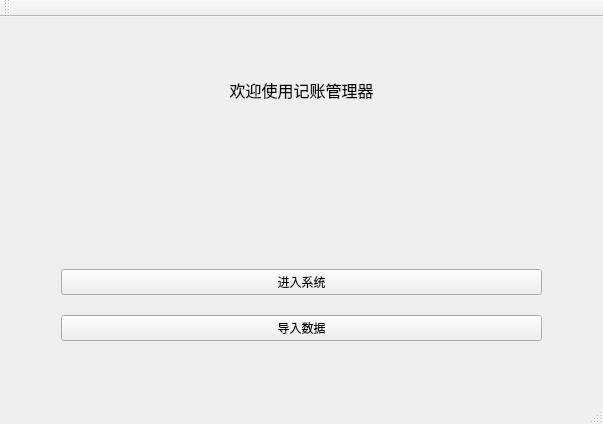
<?xml version="1.0" encoding="UTF-8"?>
<ui version="4.0">
 <class>APDFinalClass</class>
 <widget class="QMainWindow" name="APDFinalClass">
  <property name="geometry">
   <rect>
    <x>0</x>
    <y>0</y>
    <width>603</width>
    <height>424</height>
   </rect>
  </property>
  <property name="windowTitle">
   <string>APDFinal</string>
  </property>
  <widget class="QWidget" name="centralWidget">
   <layout class="QVBoxLayout" name="verticalLayout_2">
    <item>
     <layout class="QVBoxLayout" name="verticalLayout">
      <property name="spacing">
       <number>20</number>
      </property>
      <property name="leftMargin">
       <number>50</number>
      </property>
      <property name="topMargin">
       <number>50</number>
      </property>
      <property name="rightMargin">
       <number>50</number>
      </property>
      <property name="bottomMargin">
       <number>50</number>
      </property>
      <item>
       <widget class="QLabel" name="label">
        <property name="font">
         <font>
          <family>Agency FB</family>
          <pointsize>12</pointsize>
         </font>
        </property>
        <property name="text">
         <string>欢迎使用记账管理器</string>
        </property>
        <property name="alignment">
         <set>Qt::AlignCenter</set>
        </property>
       </widget>
      </item>
      <item>
       <spacer name="verticalSpacer">
        <property name="orientation">
         <enum>Qt::Vertical</enum>
        </property>
        <property name="sizeHint" stdset="0">
         <size>
          <width>20</width>
          <height>40</height>
         </size>
        </property>
       </spacer>
      </item>
      <item>
       <widget class="QPushButton" name="pushButton">
        <property name="text">
         <string>进入系统</string>
        </property>
       </widget>
      </item>
      <item>
       <widget class="QPushButton" name="pushButton_2">
        <property name="text">
         <string>导入数据</string>
        </property>
       </widget>
      </item>
     </layout>
    </item>
   </layout>
  </widget>
  <widget class="QMenuBar" name="menuBar">
   <property name="geometry">
    <rect>
     <x>0</x>
     <y>0</y>
     <width>603</width>
     <height>26</height>
    </rect>
   </property>
  </widget>
  <widget class="QToolBar" name="mainToolBar">
   <attribute name="toolBarArea">
    <enum>TopToolBarArea</enum>
   </attribute>
   <attribute name="toolBarBreak">
    <bool>false</bool>
   </attribute>
  </widget>
  <widget class="QStatusBar" name="statusBar"/>
 </widget>
 <layoutdefault spacing="6" margin="11"/>
 <resources>
  <include location="APDFinal.qrc"/>
 </resources>
 <connections/>
</ui>
